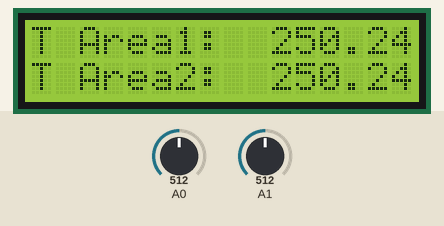
Bench run of a sketch on a simulated Arduino Uno, built with avr-gcc and run on an emulated ATmega328P. On the bench: 16×2 character LCD. The test bench sets the inputs (shaded band); at power-on: A0 = 512, A1 = 512. What the sketch prints to the serial monitor is not drawn.

Above: at 1.2 s.
1.3 s: A0 set to 716
At 3.3 s:
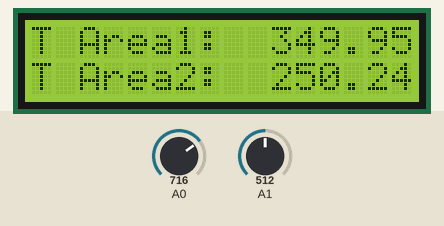
3.6 s: A1 set to 716
At 5.3 s:
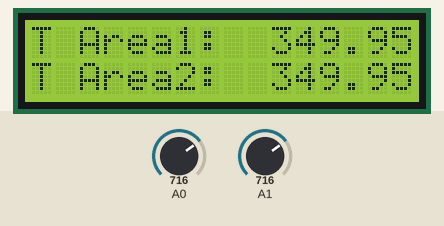
5.6 s: A0 set to 900
At 7.4 s:
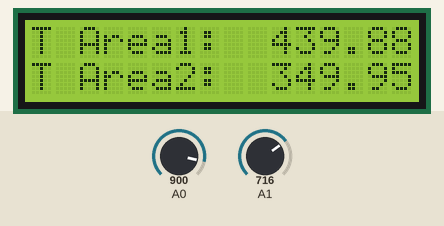
7.7 s: A1 set to 900
At 9.4 s:
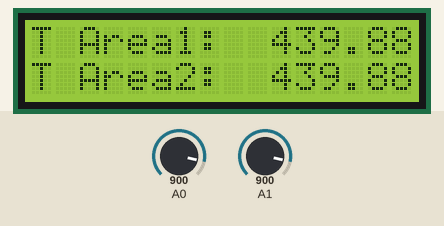
9.7 s: A0 set to 1023
At 11.5 s:
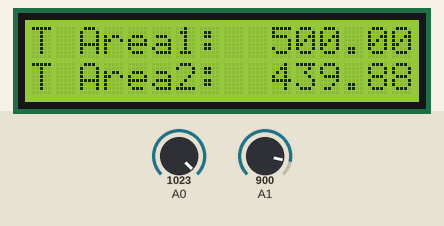
11.8 s: A1 set to 1023
At 13.5 s:
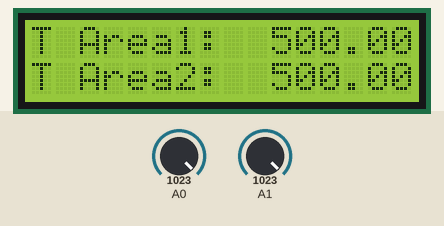
Timing chart, 0 to 14.8 s (numbered marks = the images above; inputs shaded):
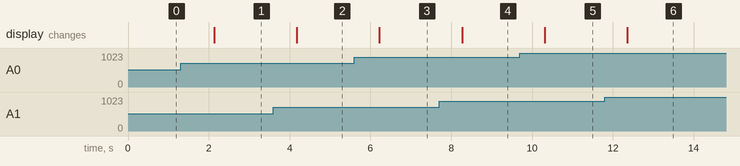

The sketch:

Temp_lcd.ino
```cpp
#include <LiquidCrystal.h>

LiquidCrystal lcd(12, 11, 5, 4, 3, 2);

//Hasta aquí hemos declarado la librería para la LCD y los pines por donde le va a entrar la información.

float centi()
{// Funcion para leer el dato analogico y convertirlo a digital:

  int dato;
  float c;
  dato=analogRead(A0);

  c = (500.0 * dato)/1023;

  //Esta fórmula sale de la relación del sensor con los grados. Ésta es fácilmente rastreable por la web pero vamos a intentar explicarla un poco: El sensor de temperatura LM35 responde a variaciones de 10 mV por cada grado centígrado. Si el sensor detecta 1 grado centígrado a la salida del sensor obtendríamos 10 mV. Ejemplo: 26,4ºC = 264 mV = 0.264 V.
//Tenemos que el convertidor de analógico a digital es de 10 bits de resolución, los valores variarán entre 0 y 1023, entonces Vout= (5V*Dato)/1023 siendo  ( 0 < Dato < 1023 ) y para ajustar la escala a grados centígrados: Vout = ((5V*Dato)*100)/1023
  return (c);
}
float centi2()
{// Funcion para leer el dato analogico y convertirlo a digital:

  int dato;
  float c;
  dato=analogRead(A1);

  c = (500.0 * dato)/1023;

  //Esta fórmula sale de la relación del sensor con los grados. Ésta es fácilmente rastreable por la web pero vamos a intentar explicarla un poco: El sensor de temperatura LM35 responde a variaciones de 10 mV por cada grado centígrado. Si el sensor detecta 1 grado centígrado a la salida del sensor obtendríamos 10 mV. Ejemplo: 26,4ºC = 264 mV = 0.264 V.
//Tenemos que el convertidor de analógico a digital es de 10 bits de resolución, los valores variarán entre 0 y 1023, entonces Vout= (5V*Dato)/1023 siendo  ( 0 < Dato < 1023 ) y para ajustar la escala a grados centígrados: Vout = ((5V*Dato)*100)/1023
  return (c);
}
float kelvin(float cent)
{
  float k;
  k=cent+273.15;
  return(k);

}

float fahren(float cent)
{
  float f;
  f=cent*1.8+32;
  return (f);


}

float rankin(float cent)
{
  float r;
  r=(cent + 273.15)*1.8;
  return (r);
}

//Hasta aquí hemos declarado las funciones de conversión del dato analógico de entrada del sensor en grados celsius en sus respectivas equivalencias.

void setup() {
  // Definimos la LCD con dimension 2x16 y definimos los caracteres que deben salir en las filas:
lcd.begin(16,2);
//lcd.print("C=      K=");
lcd.setCursor(0,0);
lcd.print("T Area1:");
lcd.setCursor(0,1);
lcd.print("T Area2:");
}

//Hasta aquí hemos definido qué queremos que salga impreso por la pantalla y el tamaño de ésta.
void loop() {
  Serial.begin(9600);
  // put your main code here, to run repeatedly:
  float Centigrados = centi();
  float Centigrados2 = centi2();
  float Fahrenheit = fahren (Centigrados);
  float Rankin = rankin (Centigrados);
  float Kelvin = kelvin (Centigrados);

  lcd.setCursor(10,0);
  lcd.print(Centigrados);
  lcd.setCursor(10,1);
  lcd.print(Centigrados2);
  //lcd.setCursor(10,0);
  //lcd.print(Kelvin);
  Serial.println("@"+String(Centigrados)+"@="+String(Centigrados2)+"="+"@"+String(Centigrados)+"@="+String(Centigrados2)+"="+"@"+String(Centigrados)+"@="+String(Centigrados2)+"="+"@"+String(Centigrados)+"@="+String(Centigrados2)+"="+"@"+String(Centigrados)+"@="+String(Centigrados2)+"=");


  delay(1000);
  //Por último, hemos usado la parte activa del programa o bucle para que constantemente para cada variación recalcule los datos.

}
```

Measured:
- after the input at 1.3 s, the display: changes after 0.83 s (image 1)
- after the input at 3.6 s, the display: changes after 0.58 s (image 2)
- after the input at 5.6 s, the display: changes after 0.62 s (image 3)
- after the input at 7.7 s, the display: changes after 0.57 s (image 4)
- after the input at 9.7 s, the display: changes after 0.61 s (image 5)
- after the input at 11.8 s, the display: changes after 0.56 s (image 6)
